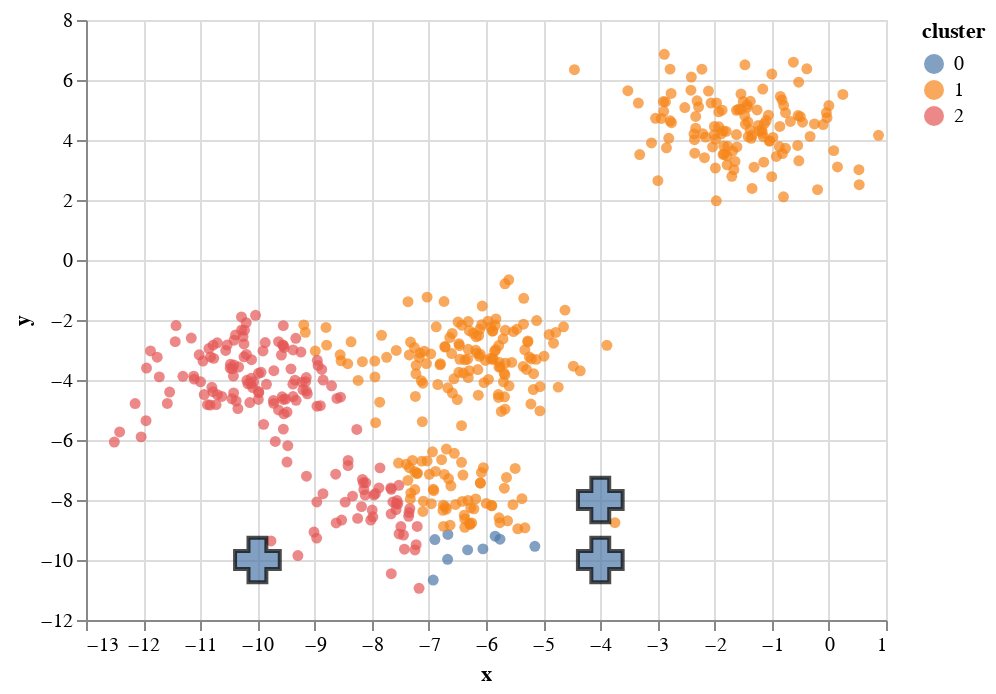

Notebook code for this chart:
### Code cell
c1 = alt.Chart(df_data).mark_circle().encode(
    x="x",
    y="y",
    color="cluster:N"
)

c2 = alt.Chart(df_centroids).mark_point(
    size=500,
    shape='cross',
    filled=True,
    stroke="black",
).encode(
    x="x",
    y="y",
)

c1+c2

### Figure 1 — Vega-Lite specification as saved in the notebook (floating-point values rounded to 4 significant figures; data arrays with more than 128 entries replaced by an {"elided": "..."} marker saying what was removed)
{"config": {"view": {"continuousWidth": 400, "continuousHeight": 300}}, "layer": [{"data": {"name": "data-091c9f531e8e5fe5b1fd597af6f6cb1a"}, "mark": "circle", "encoding": {"color": {"field": "cluster", "type": "nominal"}, "x": {"field": "x", "type": "quantitative"}, "y": {"field": "y", "type": "quantitative"}}}, {"data": {"name": "data-d937417af026e4f584a32531c2ef6637"}, "mark": {"type": "point", "filled": true, "shape": "cross", "size": 500, "stroke": "black"}, "encoding": {"x": {"field": "x", "type": "quantitative"}, "y": {"field": "y", "type": "quantitative"}}}], "$schema": "https://vega.github.io/schema/vega-lite/v4.17.0.json", "datasets": {"data-091c9f531e8e5fe5b1fd597af6f6cb1a": {"elided": "500 records"}, "data-d937417af026e4f584a32531c2ef6637": [{"x": -4, "y": -10}, {"x": -4, "y": -8}, {"x": -10, "y": -10}]}}
